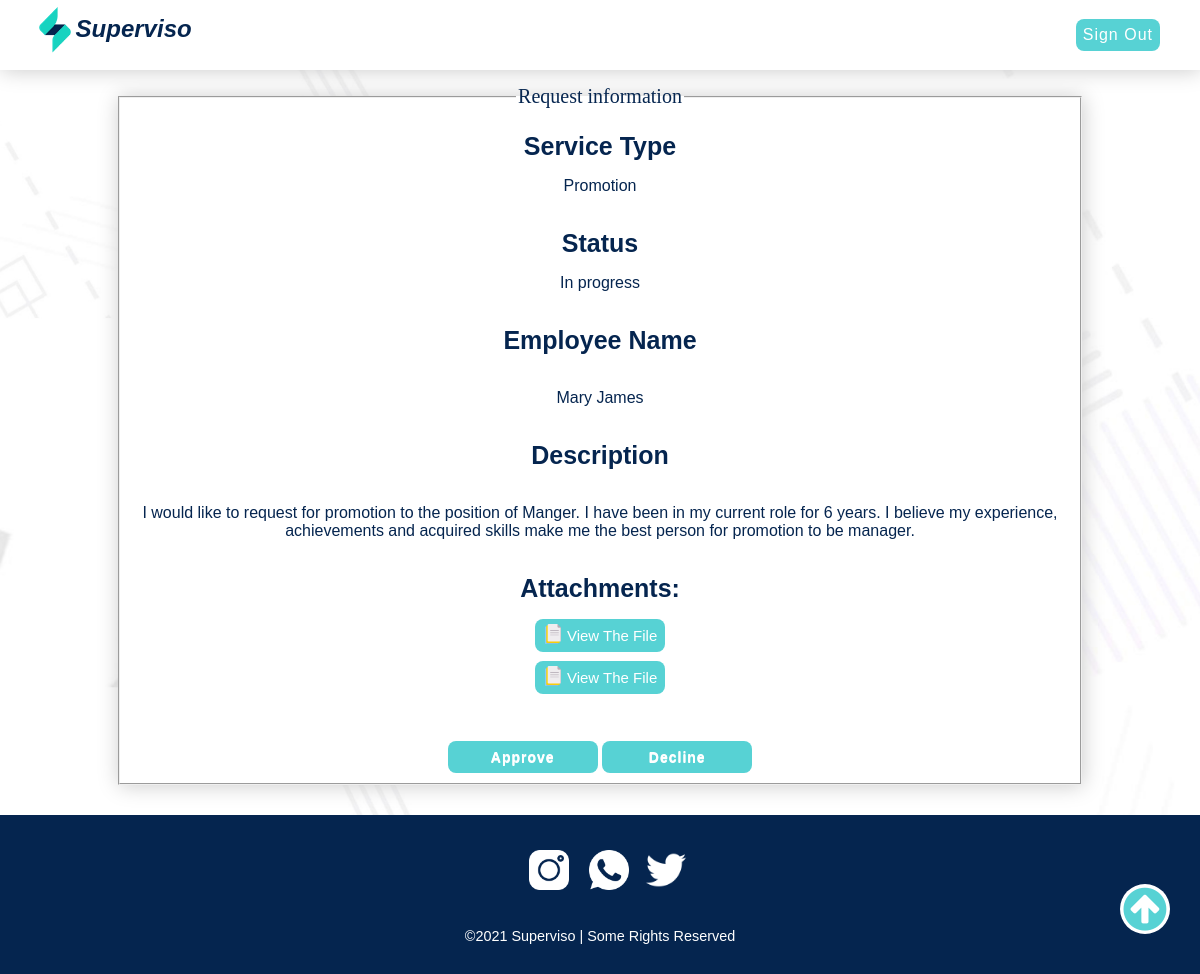
Page /request-information-page.php?id=1 (signed in) on the committed database.
### tables this page shows
CREATE TABLE `request` (
  `id` int(11) NOT NULL,
  `emp_id` int(4) NOT NULL,
  `service_id` int(4) NOT NULL,
  `description` varchar(1000) NOT NULL,
  `attachment1` varchar(1000) NOT NULL,
  `attachment2` varchar(1000) NOT NULL,
  `status` varchar(30) NOT NULL
);

CREATE TABLE `service` (
  `id` int(11) NOT NULL,
  `type` varchar(20) NOT NULL
);

CREATE TABLE `employee` (
  `id` int(11) NOT NULL,
  `emp_number` int(8) NOT NULL,
  `first_name` varchar(20) NOT NULL,
  `last_name` varchar(20) NOT NULL,
  `job_title` varchar(20) NOT NULL,
  `password` varchar(60) NOT NULL
);

### include/functions.php (called while the page is built, shortened)
<?php
function getRequestInfo($id)
{
    global $conn;
    $id = mysqli_real_escape_string($conn, $id);
    $sql = "SELECT r.*, e.first_name AS emp_first_name, e.last_name AS emp_last_name, s.type AS service_type FROM `Request` r, `Employee` e, `Service` s WHERE r.emp_id = e.id AND r.service_id = s.id AND r.id = '$id';";
    $result = mysqli_query($conn, $sql);
    if ($result) {
        $request = mysqli_fetch_assoc($result);
        return $request;
    }
    return false;
}

### request-information-page.php (the view, shortened to what this page needs)
<?php
require_once('include/db_conn.php');
include('include/functions.php');
if ($_SESSION['is_manager']) {
  $user_type = "manager";
} else {
  $user_type = "employee";
}
$request = false;
if (isset($_GET['id'])) {
  $request_id = $_GET['id'];
  $request = getRequestInfo($request_id);
}
?>
<!DOCTYPE html>
<html lang="en">
<head>
    <link rel="stylesheet" href="css/style2.css">
      <link rel="stylesheet" href="css/requestinfo.css">
    <link rel="stylesheet" href="https://stackpath.bootstrapcdn.com/font-awesome/4.7.0/css/font-awesome.min.css">
</head>
<body>
    <header>
        <div class="navbar">
            <img id="LOGO" src="images/logo.png" height="70" alt="logo">
            <a class="logo" href="index.php" accesskey="h"><em>Superv<span>i</span>so</em></a>
              <a id="Button" href="signout.php"> Sign Out</a>
                </div>
    </header>
<main>
  <form id="editfForm" name="FormE">
    <fieldset>
      <legend id="edit">
        Request information
      </legend>
      <br>
      <?php if ($request) { ?>
        <label for="service" class="Tit"> Service Type </label><br>
        <p> <?php echo $request['service_type'] ;?> </p>
        <br>
        <label for="service" class="Tit"> Status</label><br>
        <p><?php echo $request['status']; ?></p>
        <br>
        <label for="service" class="Tit"> Employee Name </label><br>
        <br>
        <p><?php echo $request['emp_first_name']; ?> <?php echo $request['emp_last_name'] ;?></p>
        <br>
        <label for="service" class="Tit"> Description </label><br>
        <br>
        <p><?php echo $request['description']; ?></p>
        <br>
        <label for="service" class="Tit"> Attachments: </label><br>
        <br>
        <?php
        if($request['attachment1'] != ''){
        if (@is_array(getimagesize($request['attachment1']))) { ?>
          <img height="150" width="150" src="<?php echo $request['attachment1'] ;?>">
        <?php } else { ?>
          <a id="doc" target="_blank" href="<?php echo $request['attachment1']; ?>" download><img id="Doc" height="20" width="20" src="images/documents.png"> View The File</a> <br><br>
        <?php } ?>
         <?php } ?>
        <?php
        if($request['attachment2'] != ''){
          if (@is_array(getimagesize($request['attachment2']))) { ?>
          <img height="150" width="150" src="<?php echo $request['attachment2'] ;?>">
        <?php } else { ?>
          <a id="doc" target="_blank" href="<?php echo $request['attachment2']; ?>" download><img id="Doc" height="20" width="20" src="images/documents.png"> View The File</a> <br><br>
        <?php } ?>
          <?php } ?>
        <br>
        <br>
        <div class="buttons">
          <?php if ($user_type == "manager") { ?>
            <?php if ($request['status'] == 'In progress' || $request['status'] == 'Decline') { ?>
        <input class="btn" type="button" value="Approve" onClick="approveReq(<?php echo $request['id']; ?>)">
            <?php } ?>
            <?php if ($request['status'] == 'In progress' || $request['status'] == 'Approved') { ?>
              <input type="button" class="btn" id="decline" value="Decline" onClick="declineReq(<?php echo $request['id']; ?>)">
            <?php } ?>
          <?php } else { ?>
            <input type="button" class="btn" id="edit" value="Edit" onClick="Editreq(<?php echo $request['id']; ?>)">
          <?php } ?>
        </div>
      <?php } else { ?>
        <p> request not found </p>
      <?php } ?>
    </fieldset>
  </form>
</main>
<?php include("include/footer.php"); ?>

### css/requestinfo.css (style rules this page uses)
body { background: url(../images/background2.png) no-repeat; background-size: cover; width: 100%; overflow-x: hidden !important; margin: 0; padding: 0; font-family: Arial, sans-serif; background-color: #ffffff; }
em { position: relative; bottom: 10px; right: 70px; }
#LOGO { position: relative; left: 20px; }
#Button { text-decoration: none; background-color: #57d2d4; color: #ffff; letter-spacing: 1px; border-style: none; padding: 5px; border-radius: 8px; padding: 7px; position: relative; right: 40px; }
.logo { text-decoration: none; font-weight: bold; color: #05254f; font-size: 30px; flex: 1 1 auto; height: 20px; width: 40px; margin-left: 5%; }
.navbar { box-shadow: 0.5px 0.5px 20px rgb(204, 204, 204); position: relative; display: flex; justify-content: center; align-items: center; flex-direction: row; flex-wrap: wrap; background-color: white; width: 100%; height: 70px; z-index: 1; }
#doc { border-radius: 8px; background-color: #57d2d4; padding: 8px; margin: 5x; }
a#doc { font-size: 15px; color: white; text-decoration: none; }
#edit { font: 20px bold; }
fieldset { height: 50%; width: 80%; background: #ffffff; margin: auto; text-align: center; }
.btn { width: 150px; height: 32px; outline: none; color: #57d2d4; font-weight: bold; border: 0px solid #f26724; text-shadow: 0px 0.5px 0.5px #fff; border-radius: 8px; font-weight: 600; color: white; letter-spacing: 1px; font-size: 14px; background-color: #57d2d4; -webkit-transition: 1s; -moz-transition: 1s; transition: 1s; }
.Tit { font-size: 25px; font-weight: bold; }
fieldset { box-shadow: 0.5px 0.5px 20px rgb(204, 204, 204); color: #05254f; }
#Doc { position: relative; top: 3px; }
legend { font-weight: bold; }
form { margin: 15px; position: relative; }

### request-information-page.php (style rules this page uses)
.logo { font-size: 24px; position: relative; left: 1.3%; }

### rows in the picture
request: service.type "Promotion", status "In progress", emp.first_name "Mary", emp.last_name "James", description "I would like to request for promotion to the position of Manger. I have been in my current role for 6 years. I believe my experience, achievements and acquired skills make me the best person for promotion to be manager."
